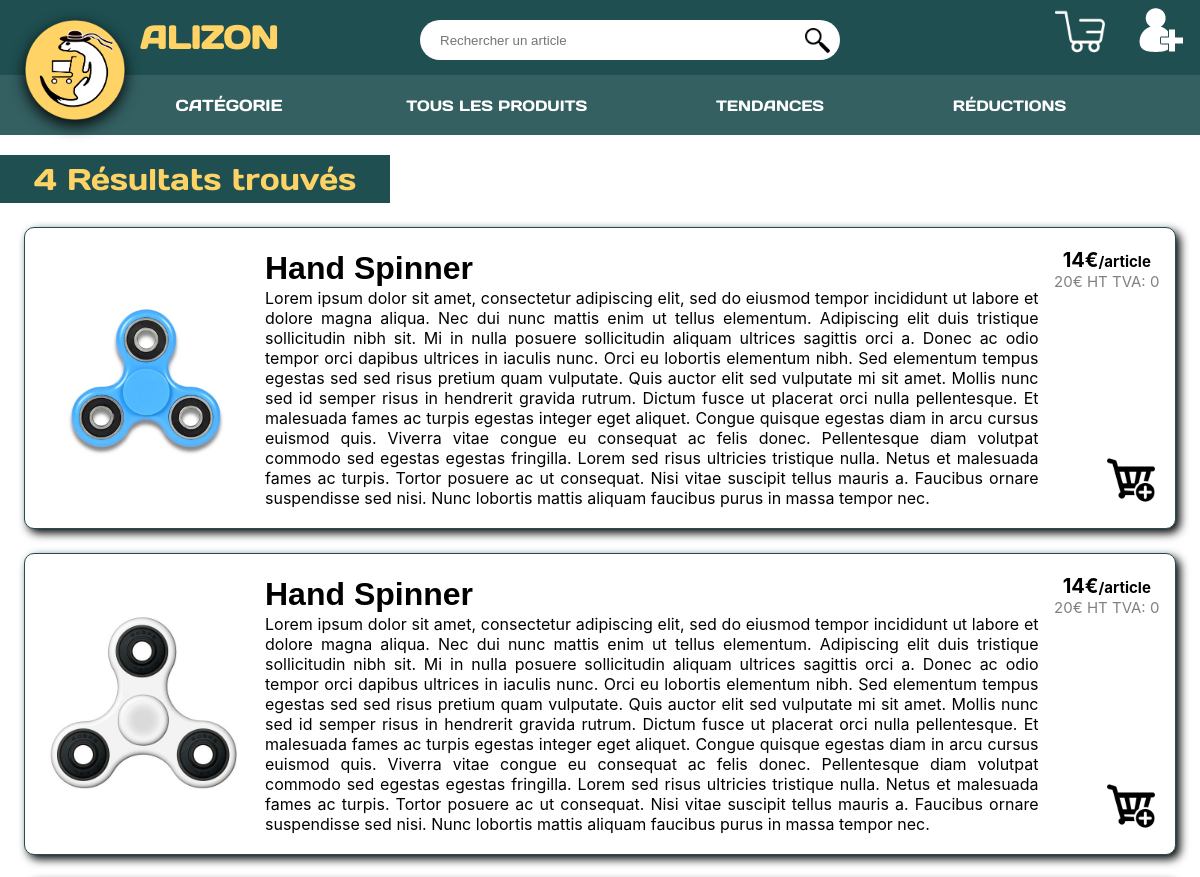
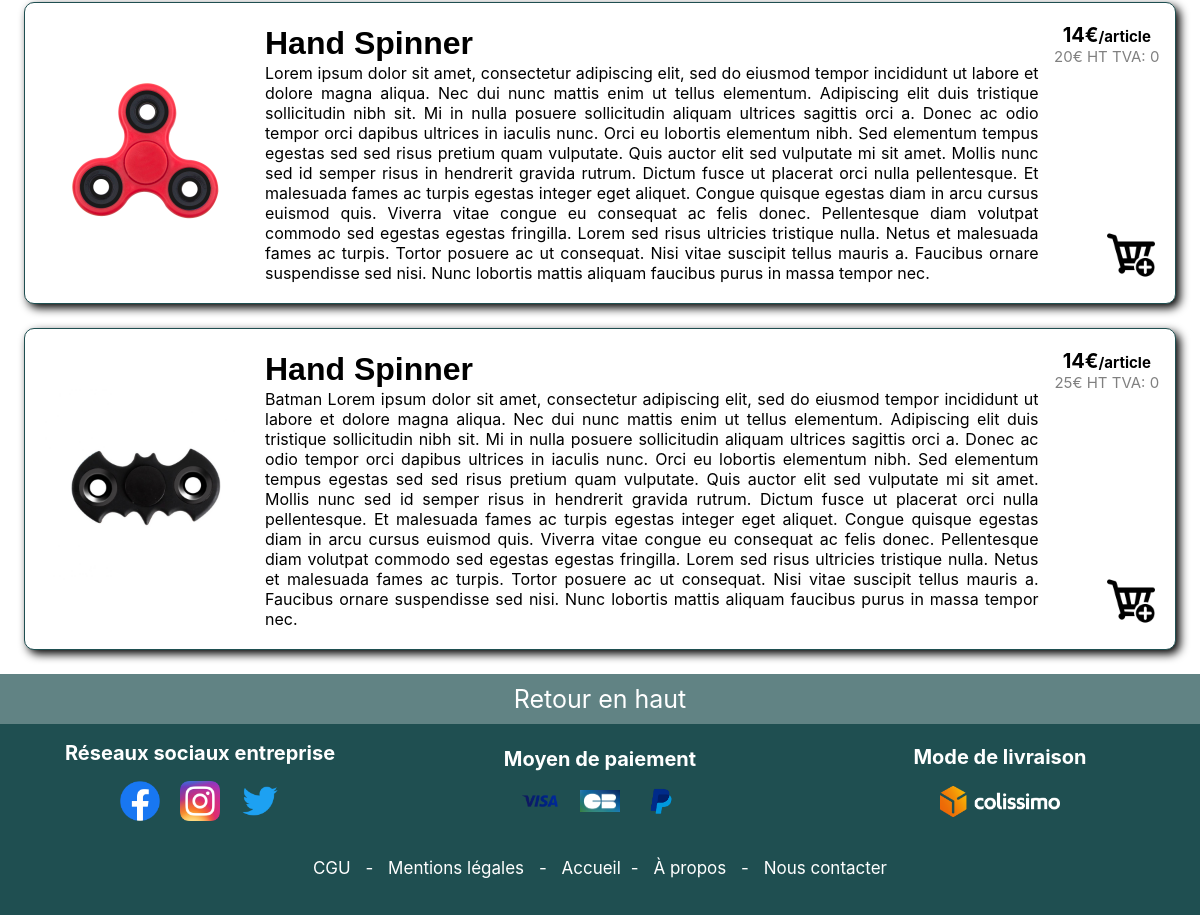
The page /recherche.php?keywords=Hand spinner on the database its author committed (2 pictures, top to bottom).
### tables this page shows
CREATE TABLE _article(
idarticle     SERIAL PRIMARY KEY,
nom           VARCHAR(30),
prixht        NUMERIC,
prixcoutant   NUMERIC,
descript      VARCHAR(5000),
quantitestock      INTEGER,
seuilalerte   INTEGER,
prixttc       NUMERIC,
idsouscategorie int,
enpromotion BOOL default false,
enremise    BOOL default false,
idvendeur int
);

CREATE TABLE _image(
idarticle INTEGER NOT NULL,
urlimage VARCHAR(500) NOT NULL,
PRIMARY KEY (idarticle,urlimage));

CREATE TABLE _categorie(
idcategorie   SERIAL PRIMARY KEY,
libelle       VARCHAR(30) UNIQUE,
tva           NUMERIC NOT NULL
);

### connect_params.php (called while the page is built, shortened)
<?php
$prefix = 'sae301_a21.';
?>

### recherche.php (the view, shortened to what this page needs)
<?php
    include('connect_params.php');
?>
<!DOCTYPE html>
<html xmlns="http://www.w3.org/1999/xhtml" xml:lang="fr" lang="fr">
    <head>
        <link rel="stylesheet" type="text/css" href="style/header.css" />
        <link rel="stylesheet" type="text/css" href="style/footer.css" />
        <link rel="stylesheet" type="text/css" href="style/styleRecherche.css">
    </head>
    <body>
      <header>
        <?php include 'entete.php' ?>
      </header>
      <main>
        <?php
          $keywords=$_GET["keywords"];
          if(!empty($keywords)) {
              $words=explode(" ",trim($keywords));
              for($i=0;$i<count($words);$i++)
                  $kw[$i]="UPPER(nom) like UPPER('%".$words[$i]."%')";
              $res=$dbh->prepare("SELECT * from {$prefix}_article a inner join {$prefix}_image i on a.idarticle=i.idarticle inner join {$prefix}_souscategorie s on a.idsouscategorie=s.idsouscategorie inner join {$prefix}_categorie c on s.idcategorie=c.idcategorie where ".implode(" or ",$kw));
              $res->setFetchMode(PDO::FETCH_ASSOC);
              $res->execute();
              $tab=$res->fetchAll();
          }
        ?>
            <div id="resultats">
                <div class="nbr">
                  <?=count($tab)." ".(count($tab)>1?"Résultats trouvés":"Résultat trouvé") ?>
                </div>
                <ul class="listeResultat">
                  <?php
                    foreach ($tab as $row) {
                      $numArt = $row["idarticle"];
                      echo'<div class="article1">
                        <div class="imageart">';
                          if(file_exists("./".$row["urlimage"])){
                            echo '<img src='.$row["urlimage"].' alt="img">';
                          }else{
                            echo '<img src="images/imgArticle/notFound.png" alt="notFound">';
                          }
                        echo'
                        </div>
                        <div class="contient">
                          <div class="description">
                              <form action="article.php" method="POST">
                                  <input type="hidden" name="detailArticle" value='.$row["idarticle"].' >
                                  <input type="submit" class="titre" name="nom" value="'.$row["nom"].'" >
                              </form>
                            <div class="ladescription">';
                              if(strlen($row["descript"])<200){
                                echo $row["descript"];
                              }else{
                                echo '<p class="grand">'.$row["descript"].'</p>';
                              }
                            echo '
                            </div>
                          </div>
                          <div class="prixArticle">
                              <div id="prix">';
                                if ($row["enremise"] == true) {
                                  $remise = $dbh->query("SELECT * FROM {$prefix}_remise where idarticle=$numArt");
                                  foreach ($remise as $row_remise){
                                    if(dateValide($row_remise["date_debut"],$row_remise["date_fin"]) == true) {
                                      echo '<p class="prixArt"> '.number_format($row_remise["prixpromo"],2).'€<span>/article</span></p>';
                                      echo '<p style="color : red; text-decoration: line-through;" class="prixArt"> '.$row["prixttc"].'€<span>/article</span></p>';
                                    }
                                  }
                                }
                                else {
                                  echo '<p class="prixArt"> '.$row["prixttc"].'€<span>/article</span></p>';
                                }
                                echo '
                                <p class="prixArtGris"> '.$row["prixht"]. '€ HT TVA: '.$row["tva"].'</p>
                              </div>
                              <div class="btPanier">
                                <form action="" method="POST">
                                    <input type="hidden" name="idarticle" value="'.$row["idarticle"].'">
                                    <input type="hidden" name="ajouter" value=true>
                                    <input type="image" src="images/icon/ajoutPanier.png" alt="Submit" width="48" height="48" name="ajouter" class="ajoutPanier">
                                </form>
                              </div>
                              <div class="btPanierResp">
                                <form action="" method="POST">
                                    <input type="hidden" name="idarticle" value="'.$row["idarticle"].'">
                                    <input type="hidden" name="ajouter" value=true>
                                    <input type="image" src="images/icon/ajoutPanier.png" alt="Submit" width="48" height="48" name="ajouter" class="ajoutPanier">
                                </form>
                              </div>
                          </div>
                        </div>
                      </div>';
                    }
                    ?>
                </ul>
            </div>
      </main>
      <footer>
        <?php include 'piedpage.php' ?>
      </footer>
    </body>

### style/header.css (style rules this page uses)
body { margin: 0; padding: 0; }
header { display: flex; flex-wrap: wrap; font-family: inter; width: 100%; }

### style/footer.css (style rules this page uses)
body { margin: 0; padding: 0; }
footer { font-family: inter; font-size: 17px; background-color: rgba(31, 79, 81, 0.7); color: white; }

### style/styleRecherche.css (style rules this page uses)
main { font-family: inter; min-height: 70vh; }
main p { margin: 0; text-align: justify; }
main .listeResultat { padding: 0; }
main .nbr { font-size: 30px; font-family: daysone; margin: 20px 0 0 0; width: 350px; display: flex; justify-content:center ; align-items: center; padding: 5px 20px 5px; background-color: #1F4F51; text-align: center; color: #FDD365; border:none; text-decoration: none; }
main .article1 { border: 10px; border-radius: 10px; background-color: #ffffff; display: flex; flex-wrap: nowrap; margin: 2%; max-height: none; border: solid 1px #1F4F51; box-shadow: 4px 4px 10px black; justify-content: space-between; padding: 20px 0; }
main .imageart { display: flex; margin: 0 20px; align-items: stretch; align-self: center; width: auto; }
main .imageart img { max-width: 200px; object-fit: cover; align-self: center; }
main .contient { display: flex; flex-wrap: wrap; width: 85%; }
main .description form { height: 40px; width: 100%; }
main .titre { width: 100%; height: 40px; background: none; border: none; font-weight: bold; font-size: 2em; text-align: left; text-transform: capitalize; padding: 0; }
main .description { display: flex; flex-wrap: wrap; height: 100%; width: 85%; }
main .prixArticle { display: flex; width: 15%; flex-wrap: wrap; }
main #prix { width: 100%; }
main .prixArt { font-weight: bold; font-size: 20px; width: 100%; text-align: center; }
main .prixArtGris { color: grey; font-size: 15px; width:100%; text-align: center; }
main .prixArt>span { font-size: 15px; }
main .btPanier { width: 100%; align-self: flex-end; }
main .btPanier form { text-align:end; padding-right: 20px; }

### rows shown on the page
_article: _image.urlimage (picture), nom "Hand spinner", descript "Lorem ipsum dolor sit amet, consectetur adipiscing elit, sed do eiusmod tempor incididunt ut labore et dolore magna aliqua. Nec dui nunc mattis enim ut tellus elementum. Adipiscing elit duis tristique sollicitudin nibh sit. Mi in nulla posuere sollicitudin aliquam ultrices sagittis orci a. Donec ac odio tempor orci dapibus ultrices in iaculis nunc. Orci eu lobortis elementum nibh. Sed elementum tempus egestas sed sed risus pretium quam vulputate. Quis auctor elit sed vulputate mi sit amet. Mollis nunc sed id semper risus in hendrerit gravida rutrum. Dictum fusce ut placerat orci nulla pellentesque. Et malesuada fames ac turpis egestas integer eget aliquet. Congue quisque egestas diam in…", prixttc "14", prixht "20", _categorie.tva "0"
_article: _image.urlimage (picture), nom "Hand spinner", descript "Lorem ipsum dolor sit amet, consectetur adipiscing elit, sed do eiusmod tempor incididunt ut labore et dolore magna aliqua. Nec dui nunc mattis enim ut tellus elementum. Adipiscing elit duis tristique sollicitudin nibh sit. Mi in nulla posuere sollicitudin aliquam ultrices sagittis orci a. Donec ac odio tempor orci dapibus ultrices in iaculis nunc. Orci eu lobortis elementum nibh. Sed elementum tempus egestas sed sed risus pretium quam vulputate. Quis auctor elit sed vulputate mi sit amet. Mollis nunc sed id semper risus in hendrerit gravida rutrum. Dictum fusce ut placerat orci nulla pellentesque. Et malesuada fames ac turpis egestas integer eget aliquet. Congue quisque egestas diam in…", prixttc "14", prixht "20", _categorie.tva "0"
_article: _image.urlimage (picture), nom "Hand spinner", descript "Lorem ipsum dolor sit amet, consectetur adipiscing elit, sed do eiusmod tempor incididunt ut labore et dolore magna aliqua. Nec dui nunc mattis enim ut tellus elementum. Adipiscing elit duis tristique sollicitudin nibh sit. Mi in nulla posuere sollicitudin aliquam ultrices sagittis orci a. Donec ac odio tempor orci dapibus ultrices in iaculis nunc. Orci eu lobortis elementum nibh. Sed elementum tempus egestas sed sed risus pretium quam vulputate. Quis auctor elit sed vulputate mi sit amet. Mollis nunc sed id semper risus in hendrerit gravida rutrum. Dictum fusce ut placerat orci nulla pellentesque. Et malesuada fames ac turpis egestas integer eget aliquet. Congue quisque egestas diam in…", prixttc "14", prixht "20", _categorie.tva "0"
_article: _image.urlimage (picture), nom "Hand spinner", descript "Batman Lorem ipsum dolor sit amet, consectetur adipiscing elit, sed do eiusmod tempor incididunt ut labore et dolore magna aliqua. Nec dui nunc mattis enim ut tellus elementum. Adipiscing elit duis tristique sollicitudin nibh sit. Mi in nulla posuere sollicitudin aliquam ultrices sagittis orci a. Donec ac odio tempor orci dapibus ultrices in iaculis nunc. Orci eu lobortis elementum nibh. Sed elementum tempus egestas sed sed risus pretium quam vulputate. Quis auctor elit sed vulputate mi sit amet. Mollis nunc sed id semper risus in hendrerit gravida rutrum. Dictum fusce ut placerat orci nulla pellentesque. Et malesuada fames ac turpis egestas integer eget aliquet. Congue quisque egestas diam…", prixttc "14", prixht "25", _categorie.tva "0"

### other values the page prints
count($tab) "4"
